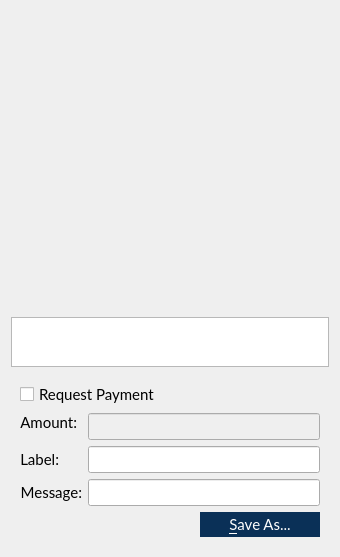
<?xml version="1.0" encoding="UTF-8"?>
<ui version="4.0">
 <class>QRCodeDialog</class>
 <widget class="QDialog" name="QRCodeDialog">
  <property name="geometry">
   <rect>
    <x>0</x>
    <y>0</y>
    <width>340</width>
    <height>556</height>
   </rect>
  </property>
  <property name="font">
   <font>
    <family>Lato</family>
   </font>
  </property>
  <property name="windowTitle">
   <string>QR Code Dialog</string>
  </property>
  <layout class="QVBoxLayout" name="verticalLayout_3">
   <item>
    <widget class="QLabel" name="lblQRCode">
     <property name="sizePolicy">
      <sizepolicy hsizetype="Expanding" vsizetype="Expanding">
       <horstretch>0</horstretch>
       <verstretch>0</verstretch>
      </sizepolicy>
     </property>
     <property name="minimumSize">
      <size>
       <width>300</width>
       <height>300</height>
      </size>
     </property>
     <property name="textFormat">
      <enum>Qt::PlainText</enum>
     </property>
     <property name="alignment">
      <set>Qt::AlignCenter</set>
     </property>
     <property name="wordWrap">
      <bool>true</bool>
     </property>
    </widget>
   </item>
   <item>
    <widget class="QPlainTextEdit" name="outUri">
     <property name="sizePolicy">
      <sizepolicy hsizetype="Expanding" vsizetype="Minimum">
       <horstretch>0</horstretch>
       <verstretch>0</verstretch>
      </sizepolicy>
     </property>
     <property name="minimumSize">
      <size>
       <width>0</width>
       <height>50</height>
      </size>
     </property>
     <property name="tabChangesFocus">
      <bool>true</bool>
     </property>
     <property name="textInteractionFlags">
      <set>Qt::TextSelectableByKeyboard|Qt::TextSelectableByMouse</set>
     </property>
    </widget>
   </item>
   <item>
    <widget class="QWidget" name="widget" native="true">
     <property name="font">
      <font>
       <pointsize>11</pointsize>
      </font>
     </property>
     <layout class="QVBoxLayout" name="verticalLayout_2">
      <item>
       <widget class="QCheckBox" name="chkReqPayment">
        <property name="enabled">
         <bool>true</bool>
        </property>
        <property name="text">
         <string>Request Payment</string>
        </property>
       </widget>
      </item>
      <item>
       <layout class="QFormLayout" name="formLayout">
        <property name="fieldGrowthPolicy">
         <enum>QFormLayout::AllNonFixedFieldsGrow</enum>
        </property>
        <item row="1" column="0">
         <widget class="QLabel" name="lblLabel">
          <property name="text">
           <string>Label:</string>
          </property>
          <property name="textFormat">
           <enum>Qt::PlainText</enum>
          </property>
          <property name="alignment">
           <set>Qt::AlignRight|Qt::AlignTrailing|Qt::AlignVCenter</set>
          </property>
          <property name="buddy">
           <cstring>lnLabel</cstring>
          </property>
         </widget>
        </item>
        <item row="1" column="1">
         <widget class="QLineEdit" name="lnLabel"/>
        </item>
        <item row="2" column="0">
         <widget class="QLabel" name="lblMessage">
          <property name="text">
           <string>Message:</string>
          </property>
          <property name="textFormat">
           <enum>Qt::PlainText</enum>
          </property>
          <property name="alignment">
           <set>Qt::AlignRight|Qt::AlignTrailing|Qt::AlignVCenter</set>
          </property>
          <property name="buddy">
           <cstring>lnMessage</cstring>
          </property>
         </widget>
        </item>
        <item row="2" column="1">
         <widget class="QLineEdit" name="lnMessage"/>
        </item>
        <item row="0" column="0">
         <widget class="QLabel" name="lblAmount">
          <property name="sizePolicy">
           <sizepolicy hsizetype="Preferred" vsizetype="Maximum">
            <horstretch>0</horstretch>
            <verstretch>0</verstretch>
           </sizepolicy>
          </property>
          <property name="text">
           <string>Amount:</string>
          </property>
          <property name="textFormat">
           <enum>Qt::PlainText</enum>
          </property>
          <property name="alignment">
           <set>Qt::AlignRight|Qt::AlignTrailing|Qt::AlignVCenter</set>
          </property>
          <property name="buddy">
           <cstring>lnReqAmount</cstring>
          </property>
         </widget>
        </item>
        <item row="0" column="1">
         <widget class="BitcoinAmountField" name="lnReqAmount">
          <property name="enabled">
           <bool>false</bool>
          </property>
          <property name="minimumSize">
           <size>
            <width>80</width>
            <height>0</height>
           </size>
          </property>
         </widget>
        </item>
       </layout>
      </item>
      <item>
       <layout class="QHBoxLayout" name="horizontalLayout">
        <item>
         <spacer name="horizontalSpacer">
          <property name="orientation">
           <enum>Qt::Horizontal</enum>
          </property>
          <property name="sizeHint" stdset="0">
           <size>
            <width>40</width>
            <height>20</height>
           </size>
          </property>
         </spacer>
        </item>
        <item>
         <widget class="QPushButton" name="btnSaveAs">
          <property name="minimumSize">
           <size>
            <width>120</width>
            <height>25</height>
           </size>
          </property>
          <property name="font">
           <font>
            <family>Lato</family>
            <pointsize>11</pointsize>
           </font>
          </property>
          <property name="styleSheet">
           <string notr="true">QPushButton { background : #0a3057; border : none; color: #FFFFFF} QPushButton:hover { background : #418BCA; } 
QPushButton:pressed { background : #418BCA; }</string>
          </property>
          <property name="text">
           <string>&amp;Save As...</string>
          </property>
         </widget>
        </item>
       </layout>
      </item>
     </layout>
    </widget>
   </item>
  </layout>
 </widget>
 <customwidgets>
  <customwidget>
   <class>BitcoinAmountField</class>
   <extends>QLineEdit</extends>
   <header>bitcoinamountfield.h</header>
   <container>1</container>
  </customwidget>
 </customwidgets>
 <resources/>
 <connections>
  <connection>
   <sender>chkReqPayment</sender>
   <signal>clicked(bool)</signal>
   <receiver>lnReqAmount</receiver>
   <slot>setEnabled(bool)</slot>
   <hints>
    <hint type="sourcelabel">
     <x>92</x>
     <y>285</y>
    </hint>
    <hint type="destinationlabel">
     <x>98</x>
     <y>311</y>
    </hint>
   </hints>
  </connection>
 </connections>
</ui>
